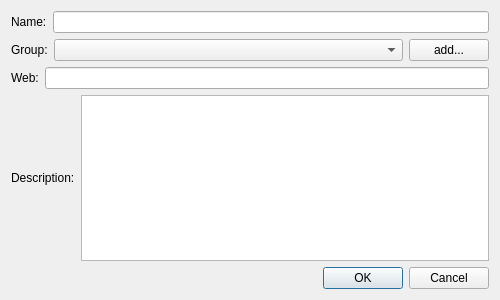
<?xml version="1.0" encoding="UTF-8"?>
<ui version="4.0">
 <class>cPartEditDialog</class>
 <widget class="QDialog" name="cPartEditDialog">
  <property name="geometry">
   <rect>
    <x>0</x>
    <y>0</y>
    <width>500</width>
    <height>300</height>
   </rect>
  </property>
  <property name="windowTitle">
   <string>Part</string>
  </property>
  <layout class="QGridLayout" name="gridLayout">
   <item row="0" column="0">
    <layout class="QVBoxLayout" name="verticalLayout">
     <item>
      <layout class="QHBoxLayout" name="horizontalLayout">
       <item>
        <widget class="QLabel" name="label_2">
         <property name="text">
          <string>Name:</string>
         </property>
        </widget>
       </item>
       <item>
        <widget class="QLineEdit" name="m_lpName"/>
       </item>
      </layout>
     </item>
     <item>
      <layout class="QHBoxLayout" name="horizontalLayout_2" stretch="0,1,0">
       <item>
        <widget class="QLabel" name="label">
         <property name="text">
          <string>Group:</string>
         </property>
        </widget>
       </item>
       <item>
        <widget class="QComboBox" name="m_lpGroup"/>
       </item>
       <item>
        <widget class="QPushButton" name="m_lpGroupAdd">
         <property name="text">
          <string>add...</string>
         </property>
        </widget>
       </item>
      </layout>
     </item>
     <item>
      <layout class="QHBoxLayout" name="horizontalLayout_3">
       <item>
        <widget class="QLabel" name="label_3">
         <property name="text">
          <string>Web:</string>
         </property>
        </widget>
       </item>
       <item>
        <widget class="QLineEdit" name="m_lpLink"/>
       </item>
      </layout>
     </item>
     <item>
      <layout class="QHBoxLayout" name="horizontalLayout_4">
       <item>
        <widget class="QLabel" name="label_4">
         <property name="text">
          <string>Description:</string>
         </property>
        </widget>
       </item>
       <item>
        <widget class="QTextEdit" name="m_lpDescription"/>
       </item>
      </layout>
     </item>
     <item>
      <widget class="QDialogButtonBox" name="m_lpButtonBox">
       <property name="orientation">
        <enum>Qt::Horizontal</enum>
       </property>
       <property name="standardButtons">
        <set>QDialogButtonBox::Cancel|QDialogButtonBox::Ok</set>
       </property>
      </widget>
     </item>
    </layout>
   </item>
  </layout>
 </widget>
 <resources/>
 <connections>
  <connection>
   <sender>m_lpButtonBox</sender>
   <signal>accepted()</signal>
   <receiver>cPartEditDialog</receiver>
   <slot>accept()</slot>
   <hints>
    <hint type="sourcelabel">
     <x>248</x>
     <y>254</y>
    </hint>
    <hint type="destinationlabel">
     <x>157</x>
     <y>274</y>
    </hint>
   </hints>
  </connection>
  <connection>
   <sender>m_lpButtonBox</sender>
   <signal>rejected()</signal>
   <receiver>cPartEditDialog</receiver>
   <slot>reject()</slot>
   <hints>
    <hint type="sourcelabel">
     <x>316</x>
     <y>260</y>
    </hint>
    <hint type="destinationlabel">
     <x>286</x>
     <y>274</y>
    </hint>
   </hints>
  </connection>
 </connections>
</ui>
